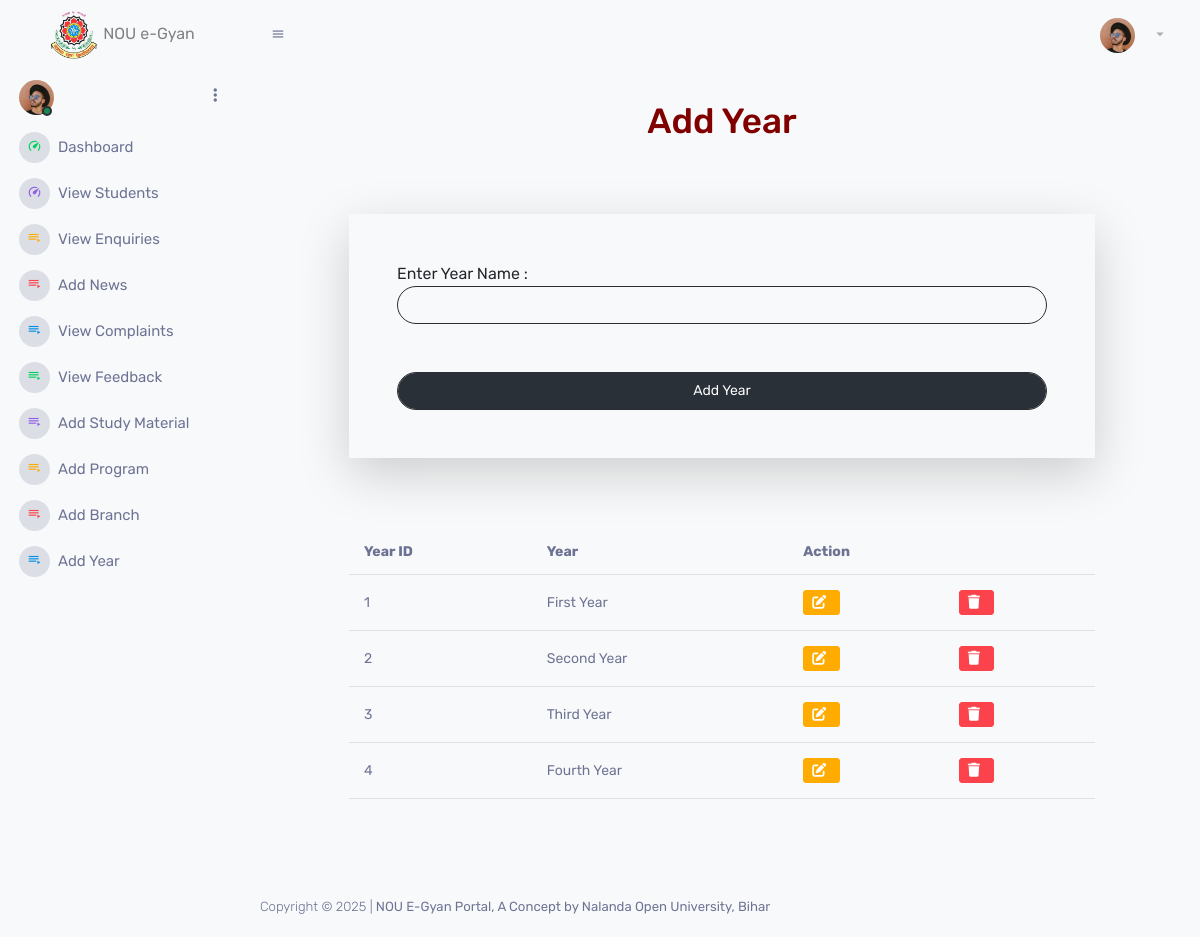
/adminapp/year/, run on the app's committed database.
### adminapp/models.py (models this page shows)
class Year(models.Model):
    yid=models.AutoField(primary_key=True)
    yname=models.CharField(max_length=50)
    ydate=models.DateField(auto_now_add=True)
    status=models.CharField(max_length=5)

### adminapp/views.py (the view, shortened to what this page needs)
# urls.py: path('year/',views.year,name="year"),
def year(request):
    year=Year.objects.all()
    return render(request,'year.html',locals())

### adminapp/templates/year.html (shortened to what this page needs)
{% extends "adminparent.html" %}
{% block body %}
    <div class="row">
        <div class="col-sm-12">
            <h1 style="text-align:center; color: maroon;">Add Year</h1>
             <div class="row my-5">
                <div class="col-sm-10 mx-auto">
                  <form action="{%url 'adminapp:year'%}" method="post" class="my-4 rounded-4 bg-light text-dark shadow-lg p-5">
                    Enter Year Name :
                    <input type="text" name="yname" class="ps-3 bg-light text-dark form-control rounded-pill">
                    <br><br>
                    <input type="submit" value="Add Year" class="form-control btn btn-primary rounded-pill">
                  </form>
                </div>
             </div>
             <div class="row my-5">
              <div class="col-sm-10 mx-auto table-responsive">
                <table class="table table-light bg-light">
                  <tr>
                    <th>Year ID</th>
                    <th>Year</th>
                    <th colspan="2">Action</th>
                  </tr>
                  {% for n in year %}
                  <tr>
                    <td>{{forloop.counter}}</td>
                    <td>{{n.yname}}</td>
                    <td><a href="{%url 'adminapp:edityear' n.yid%}" class="btn btn-sm btn-warning"><i class="fa fa-edit"></i></a></td>
                    <td><a href="{%url 'adminapp:delyear' n.yid%}" class="btn btn-sm btn-danger"><i class="fa fa-trash"></i></a></td>
                  </tr>
                  {% endfor %}
                </table>
              </div>
             </div>
        </div>
    </div>
{% endblock body %}

### data on the page
Year: yname "First Year"
Year: yname "Second Year"
Year: yname "Third Year"
Year: yname "Fourth Year"
